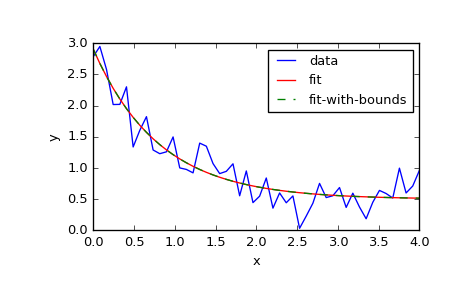

Write Python code to recreate this figure.
import numpy as np
import matplotlib.pyplot as plt
from scipy.optimize import curve_fit

def func(x, a, b, c):
    return a * np.exp(-b * x) + c

# define the data to be fit with some noise

xdata = np.linspace(0, 4, 50)
y = func(xdata, 2.5, 1.3, 0.5)
y_noise = 0.2 * np.random.normal(size=xdata.size)
ydata = y + y_noise
plt.plot(xdata, ydata, 'b-', label='data')

# Fit for the parameters a, b, c of the function `func`

popt, pcov = curve_fit(func, xdata, ydata)
plt.plot(xdata, func(xdata, *popt), 'r-', label='fit')

# Constrain the optimization to the region of ``0 < a < 3``, ``0 < b < 2``
# and ``0 < c < 1``:

popt, pcov = curve_fit(func, xdata, ydata, bounds=(0, [3., 2., 1.]))
plt.plot(xdata, func(xdata, *popt), 'g--', label='fit-with-bounds')

plt.xlabel('x')
plt.ylabel('y')
plt.legend()
plt.show()
